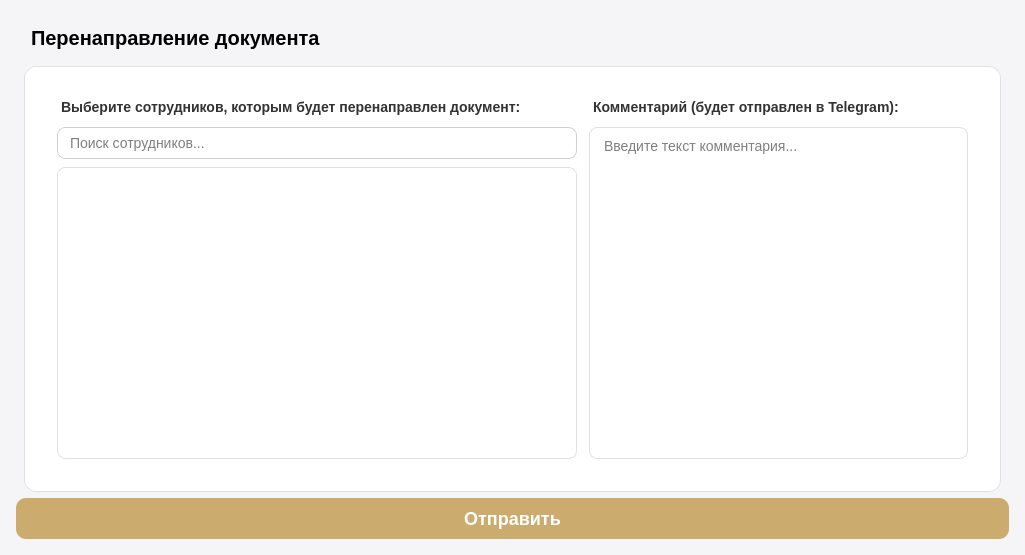
<?xml version="1.0" encoding="UTF-8"?>
<ui version="4.0">
 <class>RedirectDialog</class>
 <widget class="QDialog" name="RedirectDialog">
  <property name="geometry">
   <rect>
    <x>0</x>
    <y>0</y>
    <width>1025</width>
    <height>555</height>
   </rect>
  </property>
  <property name="windowTitle">
   <string>Перенаправление документа</string>
  </property>
  <property name="styleSheet">
   <string notr="true">
* {
    font-family: 'Segoe UI', Arial;
}

QDialog {
    background-color: #F5F5F7;
    color: black;
}

/* Красная шапка */
QFrame#headerFrame {
    background-color: #D22730;
    margin: 0px;
    padding: 0px;
    border: none;
}



QLabel#titleLabel {
    color: white;
    font-size: 20px;
    font-weight: bold;
    background-color: transparent;
    padding: 10px;
	color: black;
}

/* Белая карточка */
QFrame#contentFrame {
    background-color: white;
    border: 1px solid #E0E0E0;
    border-radius: 12px;
    margin: 6px 8px 6px 8px;
    padding: 16px;
}

/* Поясняющие надписи */
QLabel#instructionLabel {
    font-size: 14px;
    font-weight: bold;
    color: #333;
    background-color: transparent;
    padding-bottom: 4px;
}
QLabel#commentLabel {
    font-size: 14px;
    font-weight: bold;
    color: #333;
    background-color: transparent;
    padding-bottom: 4px;
}

/* Поле поиска */


QLineEdit {
    border: 1px solid #D0D0D0;
    border-radius: 8px;
    padding: 6px 10px;
    font-size: 14px;
    background-color: white;
}
QLineEdit:focus {
    border: 2px solid #D22730;
}


/* Список сотрудников */
QListWidget {
    border: 1px solid #E0E0E0;
    border-radius: 8px;
    background-color: transparent;
    color: black;
    font-size: 15px;
    padding: 4px;
}
QListWidget::item {
    padding: 8px 6px;
}
QListWidget::item:selected {
    background-color: #ccab6e;
    color: white;
border: none;
}

/* Поле комментария */
QTextEdit {
    border: 1px solid #E0E0E0;
    border-radius: 8px;
    padding: 6px 10px;
    font-size: 14px;
    color: black;
    background-color: white;
}
QTextEdit:focus {
border: 2px solid #D22730;
}


/* Кнопка Отправить (золотая) */
QPushButton#sendButton {
    background-color: #ccab6e;
    color: white;
    border: none;
    border-radius: 10px;
    padding: 10px 20px;
    font-size: 18px;
    font-weight: bold;
}
QPushButton#sendButton:hover {
    background-color: #998664;
}
QPushButton#sendButton:pressed {
    background-color: #7a6a50;
}
/* Вертикальная полоса прокрутки */
            QScrollBar:vertical {
                background: #F5F5F5;
                width: 8px;
                border-radius: 4px;
                margin: 0px;
                border: none;
            }

            QScrollBar::handle:vertical {
                background: #C1C1C1;
                border-radius: 4px;
                min-height: 20px;
            }

            QScrollBar::handle:vertical:hover {
                background: #A0A0A0;
            }

            QScrollBar::handle:vertical:pressed {
                background: #888888;
            }

            QScrollBar::add-line:vertical,
            QScrollBar::sub-line:vertical {
                border: none;
                background: none;
                width: 0px;
                height: 0px;
            }

            QScrollBar::add-page:vertical,
            QScrollBar::sub-page:vertical {
                background: none;
            }
   </string>
  </property>
  <property name="modal">
   <bool>true</bool>
  </property>
  <layout class="QVBoxLayout" name="mainLayout">
   <property name="spacing">
    <number>0</number>
   </property>
   <property name="leftMargin">
    <number>0</number>
   </property>
   <property name="topMargin">
    <number>0</number>
   </property>
   <property name="rightMargin">
    <number>0</number>
   </property>
   <property name="bottomMargin">
    <number>0</number>
   </property>
   <item>
    <layout class="QVBoxLayout" name="mainContentLayout">
     <property name="spacing">
      <number>0</number>
     </property>
     <property name="leftMargin">
      <number>16</number>
     </property>
     <property name="topMargin">
      <number>16</number>
     </property>
     <property name="rightMargin">
      <number>16</number>
     </property>
     <property name="bottomMargin">
      <number>16</number>
     </property>
     <item>
      <widget class="QLabel" name="titleLabel">
       <property name="minimumSize">
        <size>
         <width>60</width>
         <height>0</height>
        </size>
       </property>
       <property name="maximumSize">
        <size>
         <width>16777215</width>
         <height>60</height>
        </size>
       </property>
       <property name="text">
        <string>Перенаправление документа</string>
       </property>
      </widget>
     </item>
     <item>
      <layout class="QVBoxLayout" name="verticalLayout">
       <item>
        <widget class="QFrame" name="contentFrame">
         <property name="frameShape">
          <enum>QFrame::Shape::StyledPanel</enum>
         </property>
         <layout class="QHBoxLayout" name="contentLayout">
          <property name="spacing">
           <number>12</number>
          </property>
          <property name="leftMargin">
           <number>16</number>
          </property>
          <property name="topMargin">
           <number>16</number>
          </property>
          <property name="rightMargin">
           <number>16</number>
          </property>
          <property name="bottomMargin">
           <number>16</number>
          </property>
          <item>
           <layout class="QVBoxLayout" name="leftLayout">
            <property name="spacing">
             <number>8</number>
            </property>
            <item>
             <widget class="QLabel" name="instructionLabel">
              <property name="text">
               <string>Выберите сотрудников, которым будет перенаправлен документ:</string>
              </property>
             </widget>
            </item>
            <item>
             <widget class="QLineEdit" name="searchEdit">
              <property name="minimumSize">
               <size>
                <width>0</width>
                <height>0</height>
               </size>
              </property>
              <property name="maximumSize">
               <size>
                <width>16777215</width>
                <height>80</height>
               </size>
              </property>
              <property name="placeholderText">
               <string>Поиск сотрудников...</string>
              </property>
             </widget>
            </item>
            <item>
             <widget class="QListWidget" name="employeesListWidget">
              <property name="minimumSize">
               <size>
                <width>520</width>
                <height>0</height>
               </size>
              </property>
              <property name="maximumSize">
               <size>
                <width>16777215</width>
                <height>16777215</height>
               </size>
              </property>
             </widget>
            </item>
           </layout>
          </item>
          <item>
           <layout class="QVBoxLayout" name="rightLayout">
            <property name="spacing">
             <number>8</number>
            </property>
            <item>
             <widget class="QLabel" name="commentLabel">
              <property name="text">
               <string>Комментарий (будет отправлен в Telegram):</string>
              </property>
             </widget>
            </item>
            <item>
             <widget class="QTextEdit" name="commentTextEdit">
              <property name="placeholderText">
               <string>Введите текст комментария...</string>
              </property>
             </widget>
            </item>
           </layout>
          </item>
         </layout>
        </widget>
       </item>
       <item>
        <widget class="QPushButton" name="sendButton">
         <property name="cursor">
          <cursorShape>PointingHandCursor</cursorShape>
         </property>
         <property name="text">
          <string>Отправить</string>
         </property>
        </widget>
       </item>
      </layout>
     </item>
    </layout>
   </item>
  </layout>
 </widget>
 <resources/>
 <connections/>
</ui>
